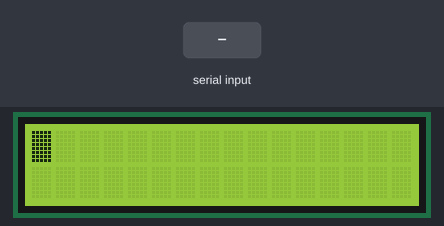
Bench run of a sketch on a simulated Arduino Uno, built with avr-gcc and run on an emulated ATmega328P. On the bench: 16×2 character LCD. Inputs (shaded band) come from the test bench.

Above: at 1.2 s.
1.3 s: byte 90 received over Serial
At 1.7 s:
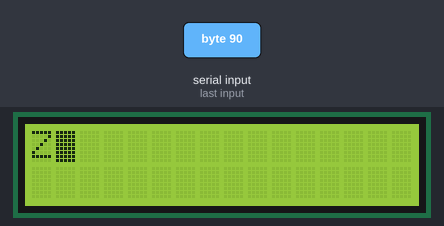
2.8 s: byte 120 received over Serial
At 4.0 s:
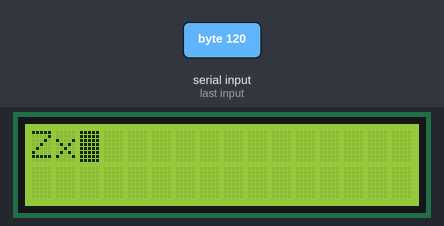
4.3 s: byte 90 received over Serial
At 5.1 s:
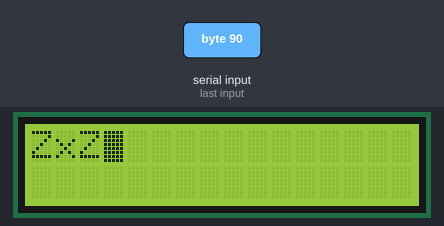
5.8 s: byte 120 received over Serial
At 6.3 s:
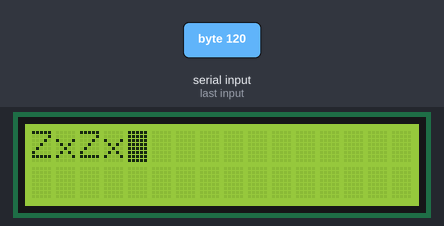
7.3 s: byte 90 received over Serial
At 8.5 s:
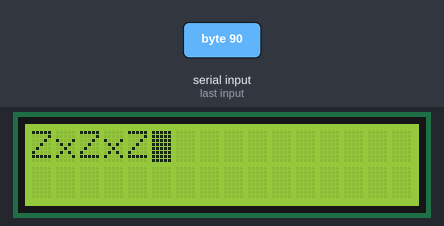
8.8 s: byte 120 received over Serial
At 9.8 s:
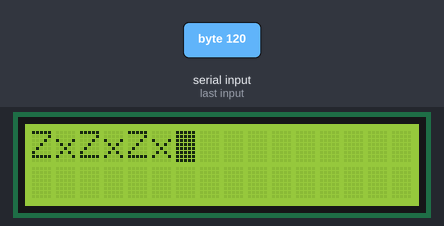
Timing chart, 0 to 11.3 s (numbered marks = the images above; inputs shaded):
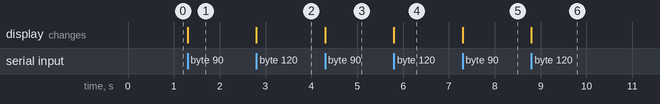

Measured:
- after the input at 1.3 s, the display: changes at once (image 1)
- after the input at 2.8 s, the display: changes at once (image 2)
- after the input at 4.3 s, the display: changes at once (image 3)
- after the input at 5.8 s, the display: changes at once (image 4)
- after the input at 7.3 s, the display: changes at once (image 5)
- after the input at 8.8 s, the display: changes at once (image 6)

The sketch:

LCD_Serial.ino
```cpp
/* Use LiquidCrystal library to control 2x16 LCD(Liquid Crystal Display)
  Details please see
  http://yehnan.blogspot.com/2012/02/arduinoliquidcrystallcdhitachi-hd44780.html
*/

#include <LiquidCrystal.h>
#define ROW_NUM 2
#define COL_NUM 16
#define ROW(x) (x / COL_NUM)
int index = 0;
#define INDEX_MAX (COL_NUM * ROW_NUM)
#define COL(x) (x % COL_NUM)

LiquidCrystal lcd(12, 11, 2, 3, 4, 5);

void setup(){
  Serial.begin(115200);
  lcd.begin(COL_NUM, ROW_NUM);
  lcd.setCursor(0, 0);
  lcd.cursor();
  lcd.blink();
}

void loop(){
  int b;
  while( (b = Serial.read()) != -1){
    if(0x20 <= b && b <= 0x7E){
      if(index == INDEX_MAX - 1){
        index = 0;
        lcd.clear();
      }

      lcd.write(b);
      index++;
      lcd.setCursor(COL(index), ROW(index));
    }
  }
}
```
